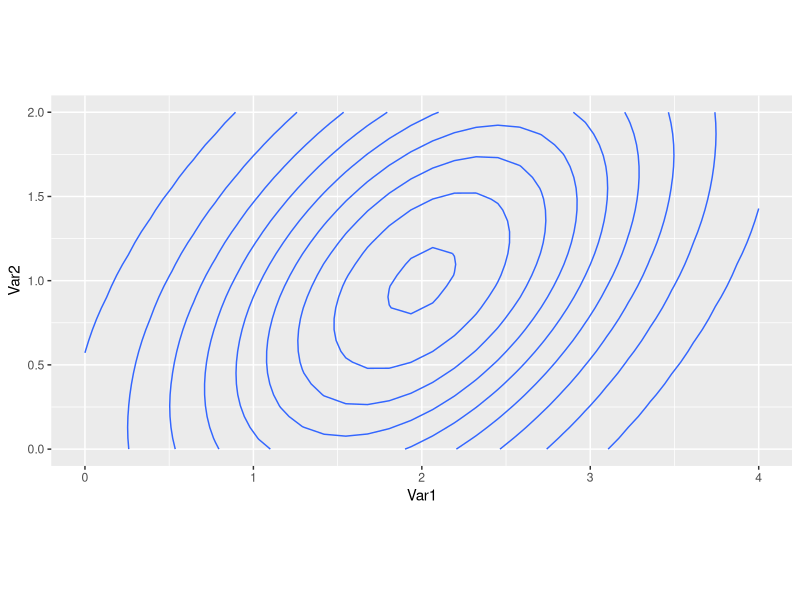
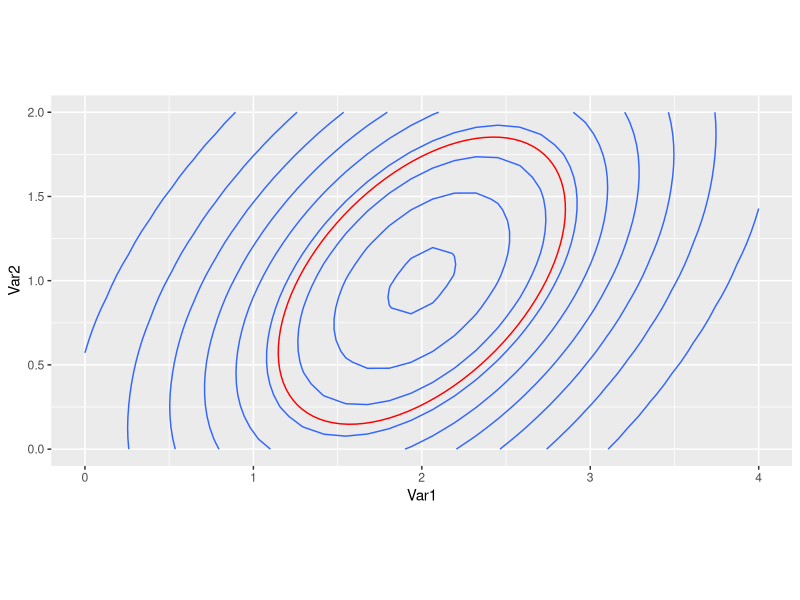
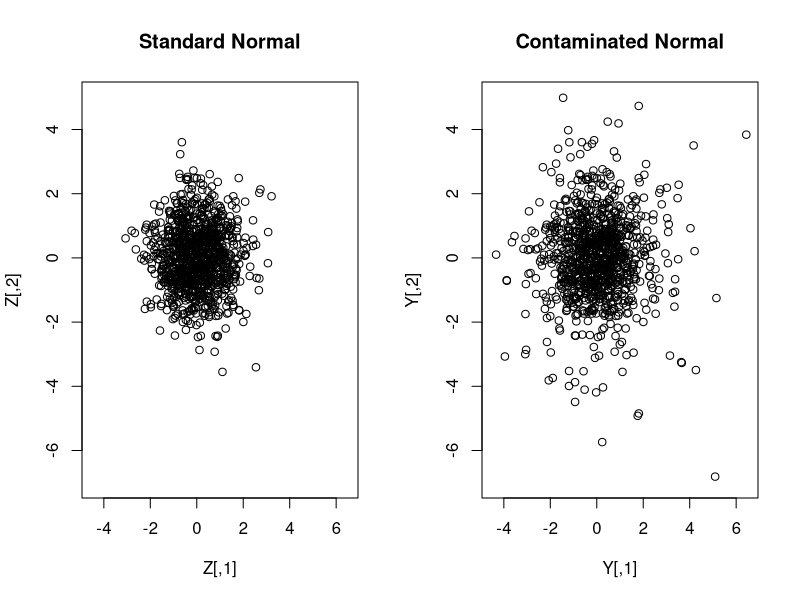
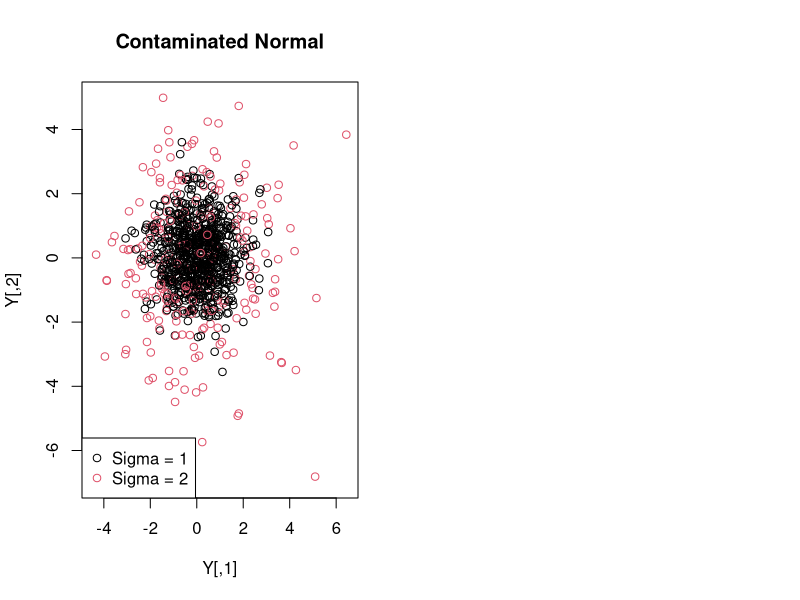
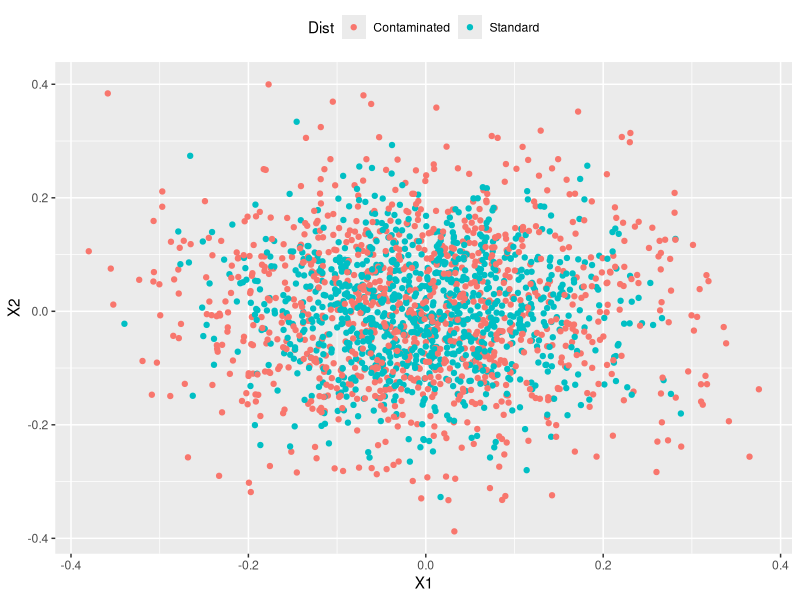
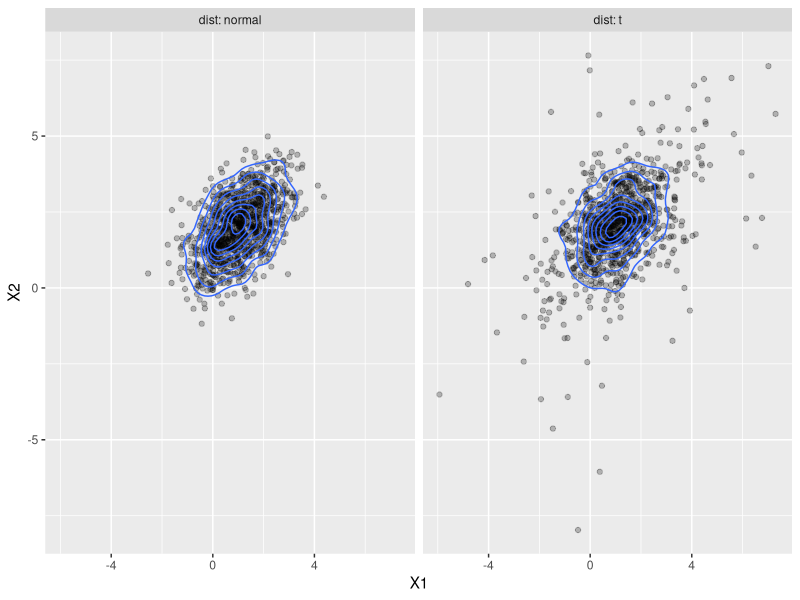

These figures' R source, in order:
## ---- chunk 1
knitr::opts_chunk$set(cache=TRUE, message = FALSE)
## ---- chunk 2
library(mvtnorm)

mu <- c(2, 1)
Sigma <- matrix(c(1, 0.5, 0.5, 1), ncol = 2)
data <- expand.grid(seq(0, 4, length.out = 32),
                    seq(0, 2, length.out = 32))
data["dvalues"] <- dmvnorm(data, mean = mu, 
                           sigma = Sigma)
## ---- chunk 3
library(tidyverse)
ggplot(data, aes(Var1, Var2)) + 
  geom_contour(aes(z = dvalues))  +
  coord_fixed(ratio = 1)
## ---- chunk 4
k <- 0.12
const <- -2*log(k*2*pi*sqrt(det(Sigma)))

# Generate a circle
# First create a circle of radius const
theta_vect <- seq(0, 2*pi, length.out = 100)
circle <- const * cbind(cos(theta_vect), 
                        sin(theta_vect))
## ---- chunk 5
# Compute inverse Cholesky
transf_mat <- solve(chol(solve(Sigma)))
# Then turn circle into ellipse
ellipse <- circle %*% t(transf_mat)
# Then translate
ellipse <- t(apply(ellipse, 1, function(row) row + mu))
## ---- chunk 6
# Add ellipse to previous plot
ggplot(data, aes(Var1, Var2)) + 
  geom_contour(aes(z = dvalues)) +
  geom_polygon(data = data.frame(ellipse),
            aes(X1, X2), colour = 'red', fill = NA) +
  coord_fixed(ratio = 1)
## ---- chunk 7
set.seed(7200)

n <- 1000
p <- 2
Z <- rmvnorm(n, sigma = diag(p))
## ---- chunk 8
sigma <- 2
epsilon <- 0.25
w <- sample(c(sigma, 1), size = n, replace = TRUE,
            prob = c(epsilon, 1 - epsilon))

Y <- w*Z
## ---- chunk 9
# Plot the results
par(mfrow = c(1, 2))
plot(Z, main = 'Standard Normal',
     xlim = c(-4.5, 6.5), ylim = c(-7, 5))
plot(Y, main = 'Contaminated Normal',
     xlim = c(-4.5, 6.5), ylim = c(-7, 5))
## ---- chunk 10
# Colour points of Y according to 
# which distribution they come from
plot(Y, main = 'Contaminated Normal', col = w, 
     xlim = c(-4.5, 6.5), ylim = c(-7, 5))
legend("bottomleft", legend = c("Sigma = 1", "Sigma = 2"),
       col = c(1, 2), pch = 1)
## ---- chunk 11
# Let's look at the distribution of the sample means
B <- 1000; n <- 100
data <- purrr::map_df(seq_len(B), function(b) {
  Z <- rmvnorm(n, sigma = diag(p))
  Y <- sample(c(sigma, 1), size = n, replace = TRUE,
            prob = c(epsilon, 1 - epsilon)) * Z
  
  out <- data.frame(rbind(colMeans(Z), colMeans(Y)))
  out$Dist <- c("Standard", "Contaminated")
  return(out)
  })
## ---- chunk 12
ggplot(data, aes(X1, X2)) + 
  geom_point(aes(colour = Dist)) +
  theme(legend.position = 'top')
## ---- chunk 13
library(mvtnorm)
n <- 1000
mu <- c(1, 2)
Sigma <- matrix(c(1, 0.5, 0.5, 1), ncol = 2)
# Recall the multivariate case
Y_norm <- rmvnorm(n, mean = mu, sigma = Sigma)

colMeans(Y_norm)
cov(Y_norm)
## ---- chunk 14
# Now the t distribution
nu <- 4
Y_t <- rmvt(n, sigma = Sigma, df = nu, delta = mu)

colMeans(Y_t)
cov(Y_t)
## ---- chunk 15
data_plot <- rbind(
  mutate(data.frame(Y_norm), dist = "normal"),
  mutate(data.frame(Y_t), dist = "t")
)

ggplot(data_plot, aes(X1, X2)) +
  geom_point(alpha = 0.25) +
  geom_density_2d() +
  facet_grid(~ dist, labeller = label_both)
